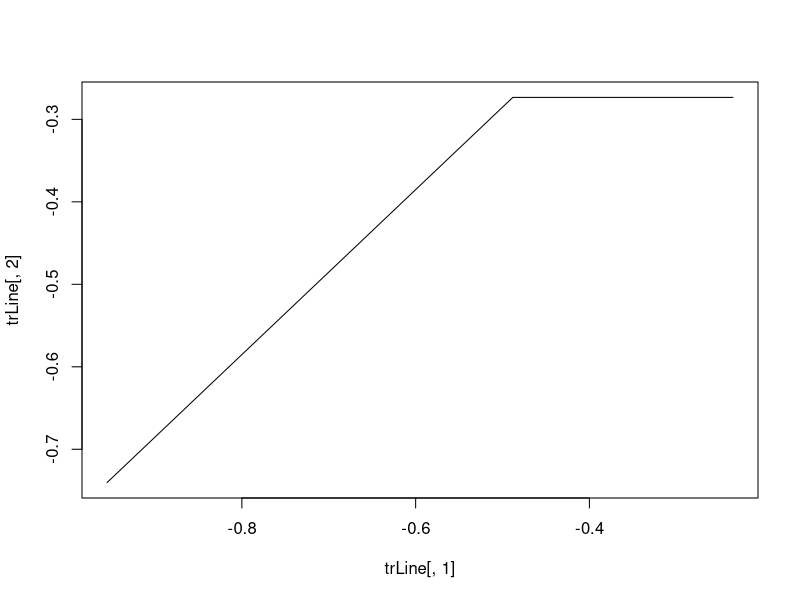

This figure's R source: (Note: this script raises an error after producing the figure.)

tropicalLine <-  function (x,y, tk) {
  if (identical(x,y)) {
    mu =  (x)
    return (mu)
  }
  if ((x[1] == y[1]) | (x[2] == y[2])) {
    mu = ((1-tk)*x+y*tk)
    return (mu)
  }
  
  if ((x[1] == x[2]) & (y[1] == y[2])){
    mu = ((1-tk)*x+y*tk)
    return (mu)
  }
  
  
  if (x[1]<y[1]) {
    a = x
    b = y
  }
  if (x[1]>y[1]) {
    a = y
    b = x
  }
  if ((a[2]<b[2]) & ((a[1]-a[2])<=(b[1]-b[2]))){
    t = (b[2]-a[2])/(b[1]-a[1])
    if (tk <= t) {
      mu = c(a[1]+tk*(b[1]-a[1]), a[2]+tk*(b[1]-a[1]))
    }
    if (t < tk) {
      mu = c(a[1]+tk*(b[1]-a[1]), b[2])
      
    }
  }
  
  if ((a[2]<b[2]) & ((a[1]-a[2])>(b[1]-b[2]))){
    t = (b[1]-a[1])/(b[2]-a[2])
    if (t >= tk) {
      mu = c(a[1]+tk*(b[2]-a[2]), a[2]+tk*(b[2]-a[2]))
    }
    if (t < tk) {
      mu = c(b[1],a[2]+tk*(b[2]-a[2]))
      
    }
  }
  
  if (a[2]>b[2]){
    t = (a[2]-b[2])/(a[2]-b[2]+b[1]-a[1])
    if (t >= tk) {
      mu = c(a[1],a[2]-tk*(a[2]-b[2]+b[1]-a[1]))
    }
    if (t < tk) {
      mu = c(a[1]+b[2]-a[2]+tk*(a[2]-b[2]+b[1]-a[1]),b[2])
    }
  }
  return (mu)
}

a = runif(2, min = -1, max = 0)
b = runif(2, min = -1, max = 0)
c = runif(2, min = -1, max = 0)



trLine = c()
t = seq(0,1, length.out = 402)
for (ti in t){
  trLine = rbind(trLine, tropicalLine(a,b,ti))
}
plot(trLine[,1], trLine[,2], type = 'l')




trSegmentN <- function (u, v){
  N = length(u) 
  lambda = v-u
  #print(lambda)
  sortLambda = sort(lambda)
  L = matrix(NA, nrow = N, ncol = N)
  y = v 
  L[1,] = y
  for (i in 2:(N-1)){
    li = sortLambda[i]
    y = pmin(u + li,v ) 
    y = y - y[1]
    L [i,] = y
  }
  L[N,] = u
  #print(L)
  t = seq(0,1,length.out = 100)
  TrSegment = matrix(NA, nrow = 1, ncol = N)
  for (j in 1:(N-1)){
    y1 = L[j,]
    y2 = L[j+1,]
    segment = matrix(NA, nrow = length(t), ncol = N)
    for (i in 1:length(t)){
      tk = t[i]
      segment[i,] =  (1-tk)*y1+tk*y2
    }
    TrSegment = rbind(TrSegment, segment)
  }
  return (TrSegment[-1,])
}

trSegment = trSegmentN(c,a)
plot(trSegment[,2], trSegment[,3], type = 'l', col = 'red')
points(b[2], b[3], pch = 16)
points(c[2], c[3], pch = 16)
points(a[2], a[3], pch = 16)


a = c(0.0000000 ,-0.4224496, -0.7683783)
b = c(0.0000000, -0.9718798, -0.1232577)
c = c(0.0000000 ,-0.5606527, -0.7082600)
dtr(c(-0.9718798,-0.5272726), c(-0.5606527, -0.7082600))
dtr(c(0,-0.9718798,-0.5272726), c(0,-0.5606527, -0.7082600))

round(trSegment[,2],7) == round(trLine[,1],7)
round(trSegment[,3],7) == round(trLine[,2],7)

round(distan2[,2], 8) == round(distan[,2],8)
round(distan2[,1], 7) == round(distan[,1],7)
distan[,1] >= distan[,2]

dtr(c(-0.9718798,-0.1291668), a[-1])
dtr(c(0,-0.9718798,-0.1291668), a)

distN = c()
for (i in 1:101){
  distN = c(distN, dtr(a, trSegment[i,]))
}
plot(distN, type = 'l')
